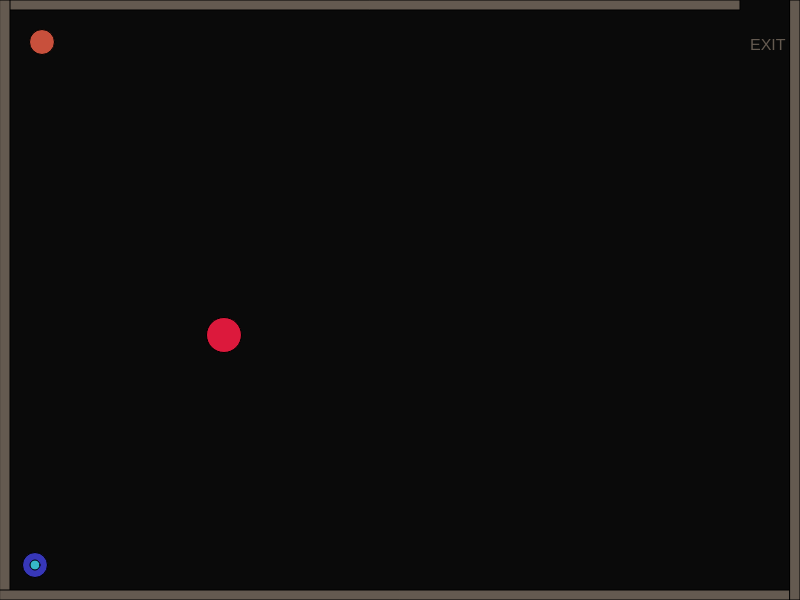
Frame 1 (no input)
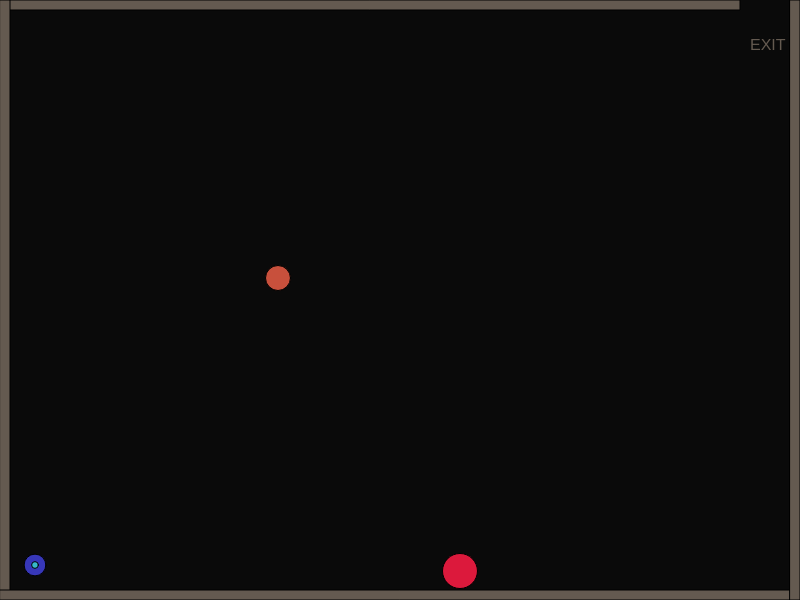
Frame 60 (no input)
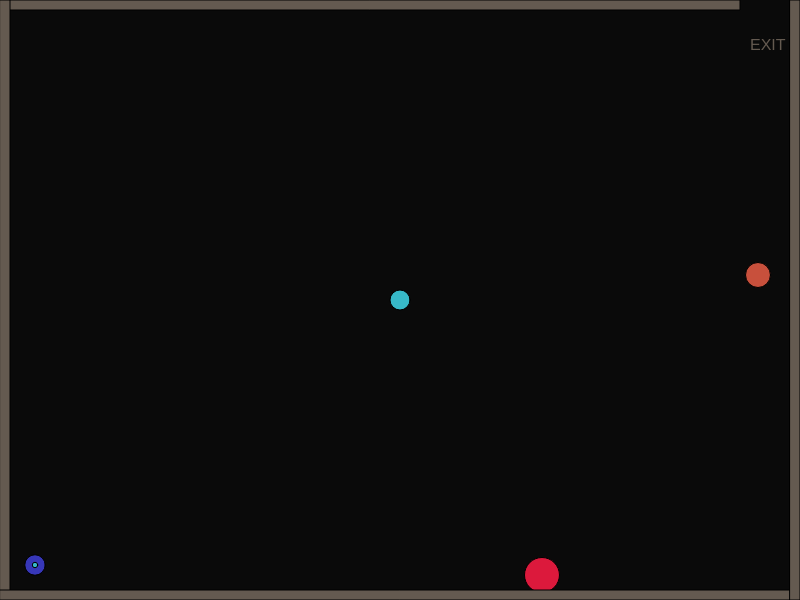
Frame 120 (the mouse pressed at the canvas centre since frame 60)

The p5.js sketch that drew these frames (run headless with seeded random() and noise() and a simulated clock; from frame 60 on, the mouse is pressed at the canvas centre):

// p5.js sketch
// ── sketch.js
// Variable intialization an' such
var player_X = 35;
var player_Y = 565;
var diameter = 25;
var grow_Speed = 0.65;

var mouse_X;
var mouse_Y;

var obs1_X = 40;
var obs1_Y = 40;
var obs1_SpeedX = 2;
var obs1_SpeedY = 2;

var obs2_X = 222;
var obs2_Y = 333;
var obs2_SpeedX = 2;
var obs2_SpeedY = 2;

var frame_Time =0;
var game_State = true;

const s = 83;
const w = 87;
const a = 65;
const d = 68;
// Setup Canvas
function setup() {
  createCanvas(800, 600); 
}
// define ConcentricCircle function
function ConcentricCircle(x, y, outer_diameter, inner_diameter, outer_red, outer_green, outer_blue, inner_red, inner_green, inner_blue)
 {
  fill(outer_red, outer_green, outer_blue);
  circle(x, y, outer_diameter);
  fill(inner_red, inner_green, inner_blue);
  circle(x, y, inner_diameter);
}

// `` -- __ Scene Setup/ Initialization __ -- `` \\
function CreateBorders()
{
    // Border Fill Color
    fill(100, 90, 80);
    // Top
    rect(0, 0, width-60, 10)
    // Left 
    rect(0, 0, 10, height)
    // Right 
    rect(0, height-10, width, 10)
    // Bottom
    rect(width-10, 0, 10, height)
}

function CreatePlayer(){  //Creates the Player
  fill(60, 200, 120);
  ConcentricCircle(player_X, player_Y, diameter, diameter-15, 55, 55, 185, 55, 185, 200);
}

function CreateObs(){     // Creates Obstacle 1
  fill(200, 80, 60);
  circle(obs1_X, obs1_Y, 25)
  fill(220, 25, 60);      // Creates Obstacle 2
  circle(obs2_X, obs2_Y, 35);
}

// Makin dem dere circledrawer ya 'earin' me now?
function ClickCircle() {
  if (mouseIsPressed && mouseButton === LEFT) {
    mouse_X = mouseX;
    mouse_Y = mouseY;
    console.log("Mouse coordinates: X " + mouse_X + " :: Y " + mouse_Y);
  }
    circle(mouse_X, mouse_Y, 20);
}

// `` -- __ Motion && Position __ -- `` \\
function MoveObs(){ 
  if (game_State === true) {
     if (frame_Time >= 60) {
      obs1_SpeedX = Math.floor(Math.random() * 12) - 6;
      obs1_SpeedY = Math.floor(Math.random() * 12) - 6; 
      obs2_SpeedX = Math.floor(Math.random() * 12) - 6;
      obs2_SpeedY = Math.floor(Math.random() * 12) - 6;

      frame_Time = 0;
      }{
      if (obs1_X > width)  obs1_X = 0;
      if (obs1_X < 0)      obs1_X = width;
      if (obs1_Y > height) obs1_Y = 0;
      if (obs1_Y < 0)      obs1_Y = height;

      obs1_X += obs1_SpeedX;
      obs1_Y += obs1_SpeedY;
      }{
      if (obs2_X > width)  obs2_X = 0;
      if (obs2_X < 0)      obs2_X = width;
      if (obs2_Y > height) obs2_Y = 0;
      if (obs2_Y < 0)      obs2_Y = height;

      obs2_Y += obs2_SpeedY;
      obs2_X += obs2_SpeedX;
    }
  }
}

function Movement() {   // Handles movement of objects and frame timer! We be movin' mon
  if (game_State === true) {
  {
    if (obs1_X > width)  obs1_X = 0;
    if (obs1_X < 0)      obs1_X = width;
    if (obs1_Y > height) obs1_Y = 0;
    if (obs1_Y < 0)      obs1_Y = height;
      obs1_X += obs1_SpeedX;
      obs1_Y += obs1_SpeedY;
  }  
  
  {
    if (obs2_X > width)  obs2_X = 0;
    if (obs2_X < 0)      obs2_X = width;
    if (obs2_Y > height) obs2_Y = 0;
    if (obs2_Y < 0)      obs2_Y = height;
      obs2_Y += obs2_SpeedY;
      obs2_X += obs2_SpeedX;
  }
    
  if (player_X >= 800)  {player_X = 20;};
  if (player_X <= 0)    {player_X = 780;};
  if (player_Y >= 600)  {player_Y = 20;};
  if (player_Y <= 0)    {player_Y = 580;};

  if (keyIsDown(s)) {player_Y += 5;} else if (keyIsDown(w)) {player_Y -= 5;};
  if (keyIsDown(d)) {player_X += 5;} else if (keyIsDown(a)) {player_X -= 5;};

  frame_Time++;
  diameter += grow_Speed;   // Makin dem gettin big' n small
    if (diameter >= 40 || diameter <= 20) {
      grow_Speed *= -1; 
    }
  }
}

function DrawExit(){    // Draws the "Exit" label
  textSize(16);
  text("EXIT", width-50, height-550)
}

function VictoryMessage(){
   if (player_X >= 740 && player_Y <= 15){
    game_State = false;
    fill(200, 200, 200);
    stroke(5);
    textSize(26);
    text("Victory!!", width/2-50, height/2-50);
 }
}

// `` -- __ DRAW __ -- `` \\
function draw() {
  background(10, 10, 10);

  CreatePlayer();   // function that creates a player.
  Movement();       // function to move the player using the keyboard.
  ClickCircle();    // function that draws an object to the screen when pressing the mouse.

  CreateObs();      // function that creates multiple obstacles of different sizes and colors on the screen 
  MoveObs();        // different functions to move each of the obstacles around randomly around the screen. If they leave the screen, have them come back on the other side.

  CreateBorders();  // function to generate a border around the screen.
  DrawExit();       // function to generate the exit
  VictoryMessage(); // function to display the “You win” message.
}
